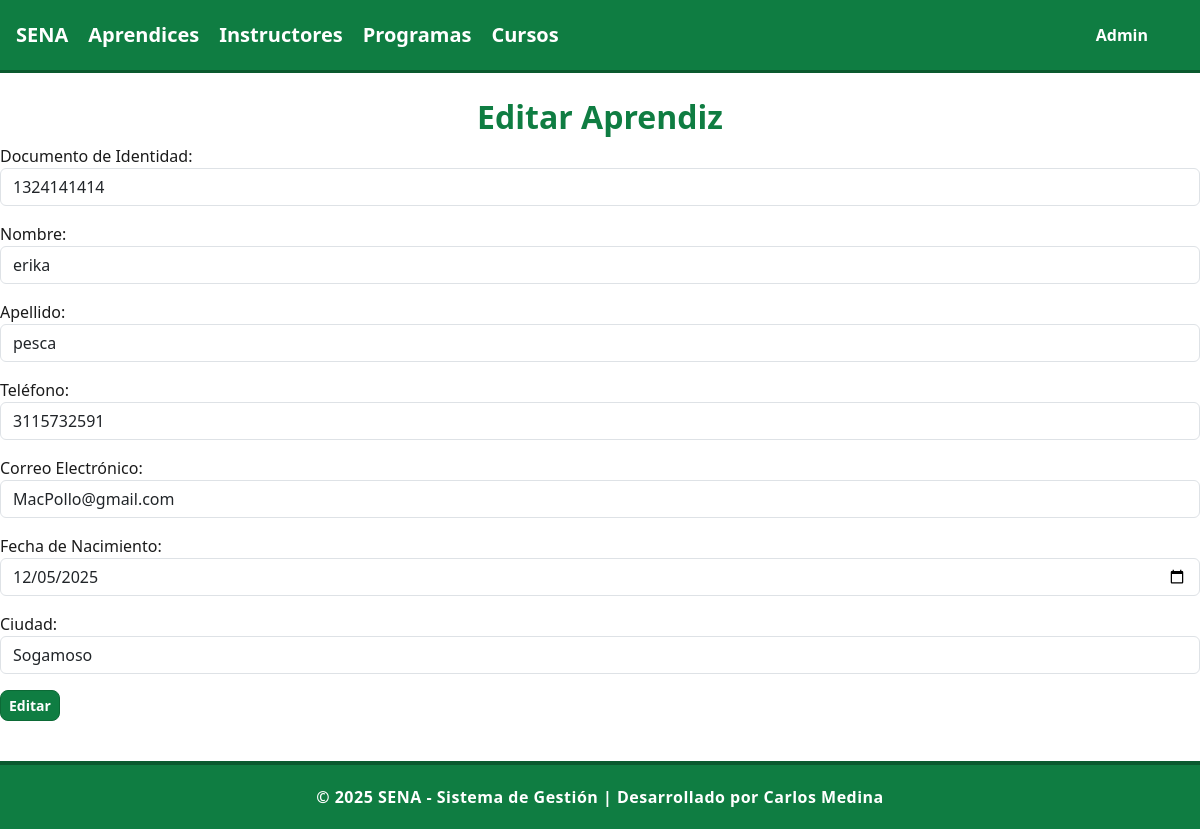
Page /aprendices/editar/8 on the earlier database version.
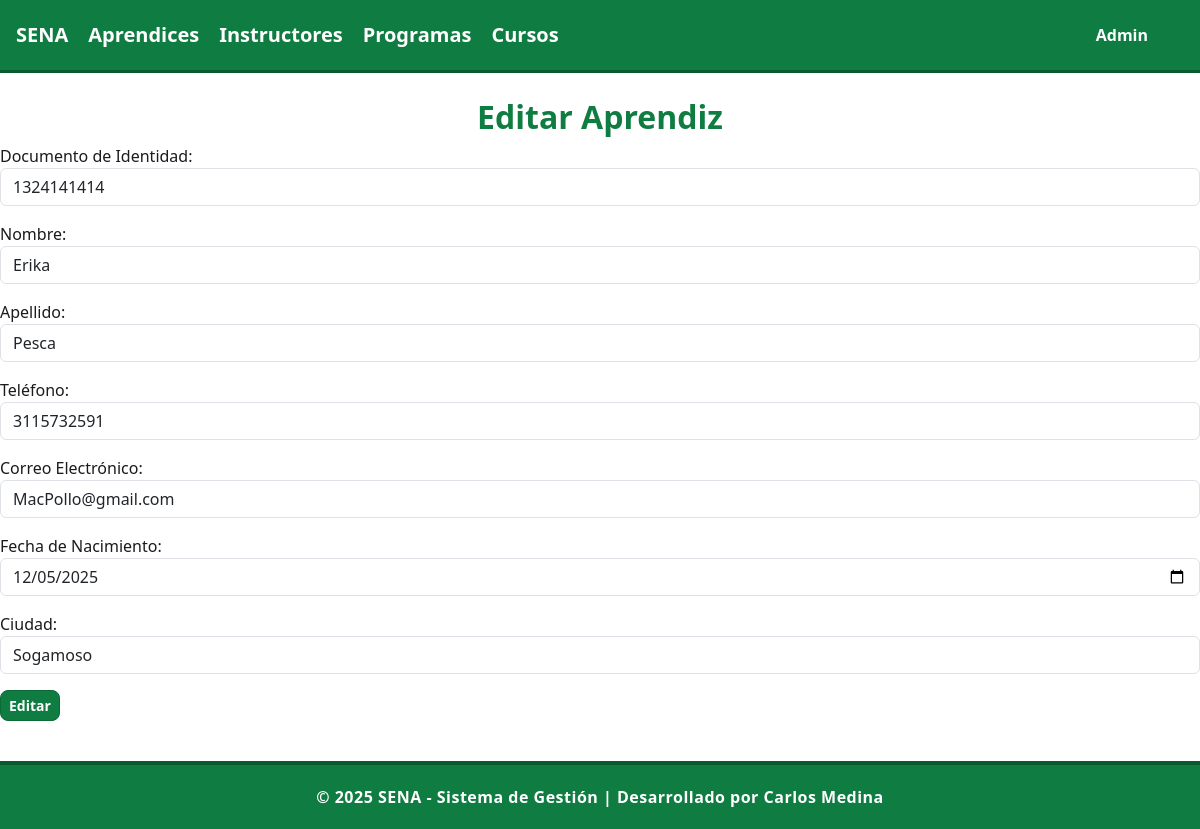
Same page on the later database version.
### aprendices/models.py (models this page shows, shortened)
class Aprendiz(models.Model):
    documento_identidad = models.CharField(max_length=100,unique=True)
    nombre = models.CharField(max_length=100)
    apellido = models.CharField(max_length=100)
    telefono = models.CharField(max_length=100,null=True)
    correo = models.EmailField(max_length=100)
    fecha_nacimiento = models.DateField()
    ciudad = models.CharField(max_length=100,null=True)
    programa = models.CharField(max_length=100)

### aprendices/views.py (the view, shortened to what this page needs)
# urls.py: path('aprendices/editar/<int:aprendiz_id>', views.AprendizUpdateView.as_view(), name='editar'),
class AprendizUpdateView(generic.UpdateView):
    model = Aprendiz
    form_class = AprendizForm
    template_name = 'editar_aprendiz.html'
    success_url = reverse_lazy('aprendices:aprendices')
    pk_url_kwarg = 'aprendiz_id'

### aprendices/templates/editar_aprendiz.html (shortened to what this page needs)
{% extends "master.html" %}
{% block content %}
    <h2>Editar Aprendiz</h2>
    <form method="post">
        {{ form.as_p }}
        <button type="submit" class="btn btn-sm btn-success">Editar</button>
    </form>
{% endblock %}

Differences in the rows shown:
changed Aprendiz "MacPollo@gmail.com": nombre "erika" → "Erika"; apellido "pesca" → "Pesca"
